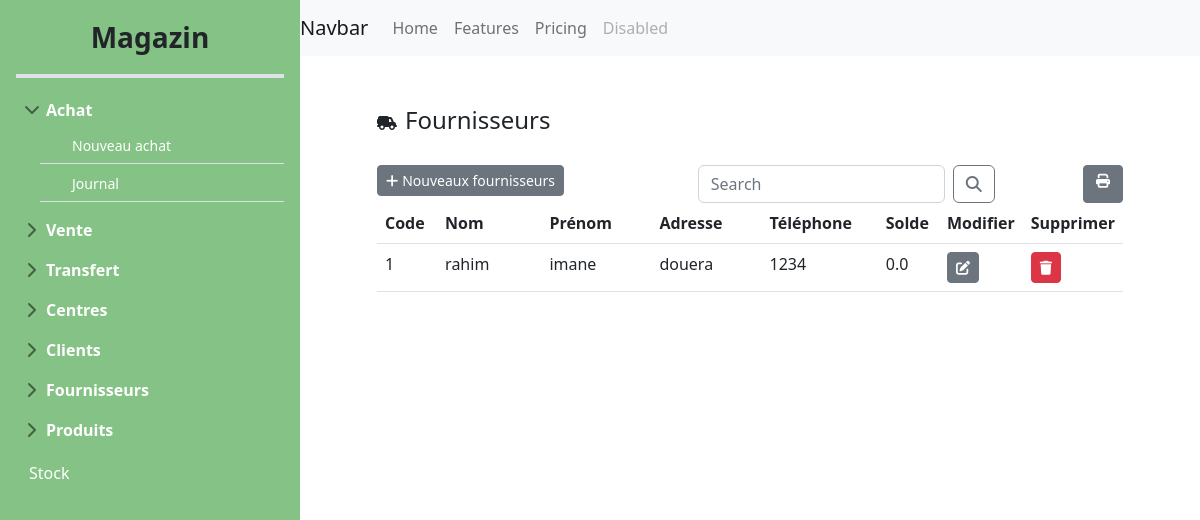
Screenshot of /fournisseurList/ with the database file from the repository.
### main_store/models.py (models this page shows)
class Fournisseur(models.Model):
    code_f = models.AutoField(primary_key=True)
    nom_f = models.CharField(max_length=50)
    prenom_f = models.CharField(max_length=50)
    adresse_f = models.CharField(max_length=100)
    telephone_f = models.CharField(max_length=50)
    solde = models.FloatField(default=0.0)

### main_store/views.py (the view)
# urls.py: path('fournisseurList/',views.afficher_fournisseur,name='fournisseurList'),
def afficher_fournisseur(request):
    if 'q' in request.GET:
        q=request.GET['q']
        multiple_q=Q(Q(nom_f__icontains=q) | (Q(prenom_f__icontains=q)))
        fournisseurs=Fournisseur.objects.filter(multiple_q)
    else:
        fournisseurs=Fournisseur.objects.all()
    return render(request,"main-store/fournisseurs/FournisseurList.html",{"fournisseurs":fournisseurs})

### templates/main-store/fournisseurs/fournisseurList.html (shortened to what this page needs)
{%extends 'main-store/base/baseStore.html' %}
{%block content%}
<div class="row">
    <div class="col-md-1"></div>
    <div class="col-md-11">
        <div class="d-flex align-items-center" style="padding-top: 50px;">
            <i class="fa-solid fa-truck-field me-2" style="margin-top: 6px;"></i>
            <h4 class="mb-0">Fournisseurs</h4>
        </div>
    </div>
</div>
<div class="row" style="padding-top: 30px;">
    <div class="col-md-1"></div>
    <div class="col-md-10">
        <div class="card border-0">
            <div class="row">
                <div class="col-md-5">
                    <a class="btn btn-secondary btn-sm" href="{% url 'fournisseurAdd'%}">
                        <i class="fa-solid fa-plus me-1"></i>Nouveaux fournisseurs
                    </a>
                </div>
                <div class="col-md-5">
                    <form class="d-flex">
                        <input class="form-control me-2" name="q" type="search" placeholder="Search"
                            aria-label="Search">
                        <button class="btn btn-outline-secondary" type="submit"><i
                                class="fa-solid fa-magnifying-glass"></i></button>
                    </form>
                </div>
                <div class="col-md-2 d-flex justify-content-end">
                    <a class="btn btn-secondary btn-sm" href="{%url 'fournisseurPrint' %}"><i
                            class="fa-solid fa-print me-1 ms-1"></i></a>
                </div>
            </div>
        </div>
        <table class="table table-hover bg-white">
            <thead>
                <tr>
                    <th>Code</th>
                    <th>Nom</th>
                    <th>Prénom</th>
                    <th>Adresse</th>
                    <th>Téléphone</th>
                    <th>Solde</th>
                    <th> Modifier</th>
                    <th> Supprimer</th>
                </tr>
            </thead>
            <tbody>
                {% for fournisseur in fournisseurs %}
                <tr>
                    <td class="col-md-1">{{fournisseur.code_f}}</td>
                    <td class="col-md-2">{{fournisseur.nom_f}}</td>
                    <td class="col-md-2">{{fournisseur.prenom_f }}</td>
                    <td class="col-md-2">{{fournisseur.adresse_f }}</td>
                    <td class="col-md-2">{{fournisseur.telephone_f}}</td>
                    <td class="col-md-1">{{fournisseur.solde }}</td>
                    <td class="col-md-1"><a class="btn btn-secondary btn-sm"
                            href="{%url 'fournisseurEdit' fournisseur.code_f %}">
                            <i class="fa-solid fa-pen-to-square"></i></a></td>
                    <td class="col-md-1"><a class="btn btn-danger btn-sm"
                            href="{%url 'fournisseurDelete' fournisseur.code_f %}"> <i class="fa-solid fa-trash"></i>
                        </a></td>
                </tr>
                {% endfor %}
            </tbody>
        </table>
    </div>
    <div class="col-md-1"></div>
</div>
{%endblock%}

### static/custom.css (style rules this page uses)
th { font-weight: 600; }
body { min-height: 100vh; min-height: -webkit-fill-available; overflow-x: hidden; margin: 0; padding: 0; }
html { height: -webkit-fill-available; }

### rows the page displays
Fournisseur: code_f "1", nom_f "rahim", prenom_f "imane", adresse_f "douera", telephone_f "1234", solde "0.0"
